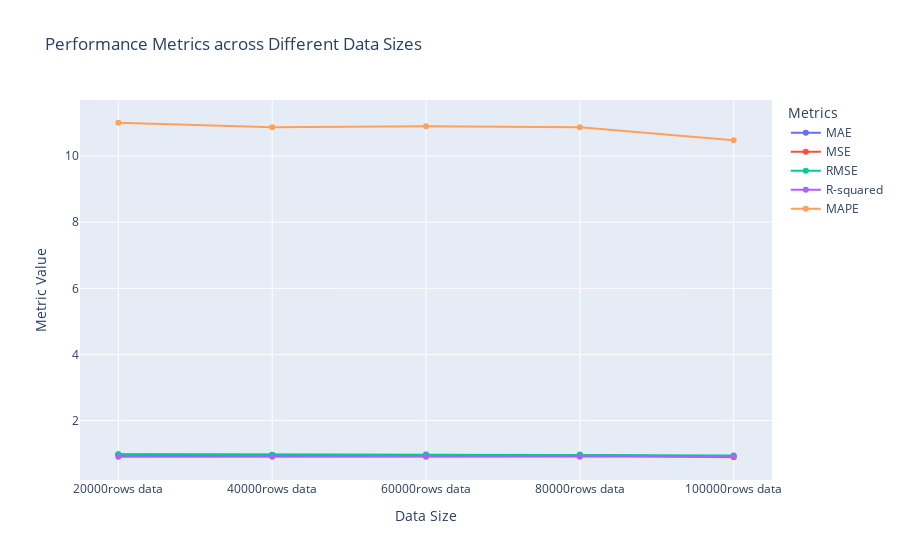

Notebook cell for this chart:
### Code cell
import plotly.graph_objects as go
import plotly.subplots as sp
import plotly.express as px
import matplotlib.pyplot as plt

fig = go.Figure()
fig.add_trace(go.Scatter(x=learning_curve_results["Data Size"], y=learning_curve_results["MAE"], mode='lines+markers', name='MAE'))
fig.add_trace(go.Scatter(x=learning_curve_results["Data Size"], y=learning_curve_results["MSE"], mode='lines+markers', name='MSE'))
fig.add_trace(go.Scatter(x=learning_curve_results["Data Size"], y=learning_curve_results["RMSE"], mode='lines+markers', name='RMSE'))
fig.add_trace(go.Scatter(x=learning_curve_results["Data Size"], y=learning_curve_results["R-squared"], mode='lines+markers', name='R-squared'))
fig.add_trace(go.Scatter(x=learning_curve_results["Data Size"], y=learning_curve_results["MAPE"], mode='lines+markers', name='MAPE'))


# Update plot layout
fig.update_layout(title='Performance Metrics across Different Data Sizes',
                  xaxis_title='Data Size',
                  yaxis_title='Metric Value',
                  legend_title='Metrics')

# Show plot
fig.show()

### Figure 1 — Plotly figure (JSON) as saved in the notebook; plotly's stock layout.template omitted (floating-point values rounded to 4 significant figures)
{"data": [{"mode": "lines+markers", "name": "MAE", "type": "scatter", "x": ["20000rows data", "40000rows data", "60000rows data", "80000rows data", "100000rows data"], "y": [0.9717, 0.9608, 0.9629, 0.9612, 0.9156]}, {"mode": "lines+markers", "name": "MSE", "type": "scatter", "x": ["20000rows data", "40000rows data", "60000rows data", "80000rows data", "100000rows data"], "y": [0.9584, 0.9405, 0.9442, 0.9432, 0.8908]}, {"mode": "lines+markers", "name": "RMSE", "type": "scatter", "x": ["20000rows data", "40000rows data", "60000rows data", "80000rows data", "100000rows data"], "y": [0.979, 0.9698, 0.9717, 0.9712, 0.9438]}, {"mode": "lines+markers", "name": "R-squared", "type": "scatter", "x": ["20000rows data", "40000rows data", "60000rows data", "80000rows data", "100000rows data"], "y": [0.9049, 0.9067, 0.9063, 0.9064, 0.9116]}, {"mode": "lines+markers", "name": "MAPE", "type": "scatter", "x": ["20000rows data", "40000rows data", "60000rows data", "80000rows data", "100000rows data"], "y": [11.01, 10.87, 10.9, 10.87, 10.47]}], "layout": {"legend": {"title": {"text": "Metrics"}}, "title": {"text": "Performance Metrics across Different Data Sizes"}, "xaxis": {"title": {"text": "Data Size"}}, "yaxis": {"title": {"text": "Metric Value"}}}}
